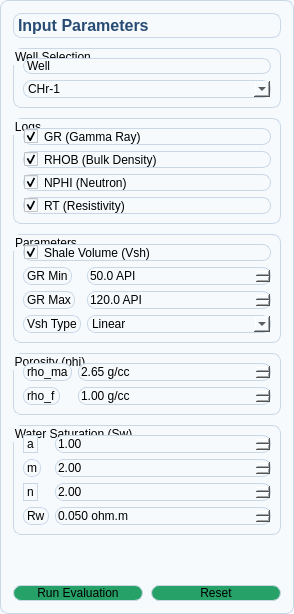
      <widget class="QFrame" name="frameFEControls">
       <property name="minimumSize">
        <size>
         <width>260</width>
         <height>0</height>
        </size>
       </property>
       <property name="maximumSize">
        <size>
         <width>320</width>
         <height>16777215</height>
        </size>
       </property>
       <property name="styleSheet">
        <string>background:#F7FAFD;border:1px solid #C9D7E6;border-radius:8px;</string>
       </property>
       <property name="frameShape">
        <enum>QFrame::StyledPanel</enum>
       </property>
       <layout class="QVBoxLayout" name="layoutFEControls">
        <property name="spacing">
         <number>10</number>
        </property>
        <property name="leftMargin">
         <number>12</number>
        </property>
        <property name="topMargin">
         <number>12</number>
        </property>
        <property name="rightMargin">
         <number>12</number>
        </property>
        <property name="bottomMargin">
         <number>12</number>
        </property>
        <item>
         <widget class="QLabel" name="lblFEControlsTitle">
          <property name="styleSheet">
           <string>font-size:16px;font-weight:700;color:#274B72;padding:2px 0;</string>
          </property>
          <property name="text">
           <string>Input Parameters</string>
          </property>
         </widget>
        </item>
        <item>
         <widget class="QGroupBox" name="groupFEWellSelection">
          <property name="title">
           <string>Well Selection</string>
          </property>
          <layout class="QVBoxLayout" name="layoutFEWellSelection">
           <item>
            <widget class="QLabel" name="lblFEWell">
             <property name="text">
              <string>Well</string>
             </property>
            </widget>
           </item>
           <item>
            <widget class="QComboBox" name="comboFeWell">
             <item>
              <property name="text">
               <string>CHr-1</string>
              </property>
             </item>
            </widget>
           </item>
          </layout>
         </widget>
        </item>
        <item>
         <widget class="QGroupBox" name="groupFELogs">
          <property name="title">
           <string>Logs</string>
          </property>
          <layout class="QVBoxLayout" name="layoutFELogs">
           <property name="spacing">
            <number>6</number>
           </property>
           <item>
            <widget class="QCheckBox" name="checkFEGR">
             <property name="text">
              <string>GR (Gamma Ray)</string>
             </property>
             <property name="checked">
              <bool>true</bool>
             </property>
            </widget>
           </item>
           <item>
            <widget class="QCheckBox" name="checkFERHOB">
             <property name="text">
              <string>RHOB (Bulk Density)</string>
             </property>
             <property name="checked">
              <bool>true</bool>
             </property>
            </widget>
           </item>
           <item>
            <widget class="QCheckBox" name="checkFENPHI">
             <property name="text">
              <string>NPHI (Neutron)</string>
             </property>
             <property name="checked">
              <bool>true</bool>
             </property>
            </widget>
           </item>
           <item>
            <widget class="QCheckBox" name="checkFERT">
             <property name="text">
              <string>RT (Resistivity)</string>
             </property>
             <property name="checked">
              <bool>true</bool>
             </property>
            </widget>
           </item>
          </layout>
         </widget>
        </item>
        <item>
         <widget class="QGroupBox" name="groupFEVsh">
          <property name="title">
           <string>Parameters</string>
          </property>
          <layout class="QFormLayout" name="formFEVsh">
           <item row="0" column="0" colspan="2">
            <widget class="QCheckBox" name="checkFEVsh">
             <property name="text">
              <string>Shale Volume (Vsh)</string>
             </property>
             <property name="checked">
              <bool>true</bool>
             </property>
            </widget>
           </item>
           <item row="1" column="0">
            <widget class="QLabel" name="lblFEGRMin">
             <property name="text">
              <string>GR Min</string>
             </property>
            </widget>
           </item>
           <item row="1" column="1">
            <widget class="QDoubleSpinBox" name="spinFEGRMin">
             <property name="suffix">
              <string> API</string>
             </property>
             <property name="decimals">
              <number>1</number>
             </property>
             <property name="maximum">
              <double>500.000000000000000</double>
             </property>
             <property name="value">
              <double>50.000000000000000</double>
             </property>
            </widget>
           </item>
           <item row="2" column="0">
            <widget class="QLabel" name="lblFEGRMax">
             <property name="text">
              <string>GR Max</string>
             </property>
            </widget>
           </item>
           <item row="2" column="1">
            <widget class="QDoubleSpinBox" name="spinFEGRMax">
             <property name="suffix">
              <string> API</string>
             </property>
             <property name="decimals">
              <number>1</number>
             </property>
             <property name="maximum">
              <double>500.000000000000000</double>
             </property>
             <property name="value">
              <double>120.000000000000000</double>
             </property>
            </widget>
           </item>
           <item row="3" column="0">
            <widget class="QLabel" name="vshTypeLabel">
             <property name="text">
              <string>Vsh Type</string>
             </property>
            </widget>
           </item>
           <item row="3" column="1">
            <widget class="QComboBox" name="vshTypeComboBox">
             <item>
              <property name="text">
               <string>Linear</string>
              </property>
             </item>
             <item>
              <property name="text">
               <string>Larionov (Tertiary Rocks)</string>
              </property>
             </item>
             <item>
              <property name="text">
               <string>Larionov (Older Rocks)</string>
              </property>
             </item>
             <item>
              <property name="text">
               <string>Clavier Model (Most Accurate)</string>
              </property>
             </item>
             <item>
              <property name="text">
               <string>Steiber Model</string>
              </property>
             </item>
            </widget>
           </item>
          </layout>
         </widget>
        </item>
        <item>
         <widget class="QGroupBox" name="groupFEPorosity">
          <property name="title">
           <string>Porosity (phi)</string>
          </property>
          <layout class="QFormLayout" name="formFEPorosity">
           <item row="0" column="0">
            <widget class="QLabel" name="lblFERhoMa">
             <property name="text">
              <string>rho_ma</string>
             </property>
            </widget>
           </item>
           <item row="0" column="1">
            <widget class="QDoubleSpinBox" name="spinFERhoMa">
             <property name="suffix">
              <string> g/cc</string>
             </property>
             <property name="decimals">
              <number>2</number>
             </property>
             <property name="maximum">
              <double>5.000000000000000</double>
             </property>
             <property name="value">
              <double>2.650000000000000</double>
             </property>
            </widget>
           </item>
           <item row="1" column="0">
            <widget class="QLabel" name="lblFERhoF">
             <property name="text">
              <string>rho_f</string>
             </property>
            </widget>
           </item>
           <item row="1" column="1">
            <widget class="QDoubleSpinBox" name="spinFERhoF">
             <property name="suffix">
              <string> g/cc</string>
             </property>
             <property name="decimals">
              <number>2</number>
             </property>
             <property name="maximum">
              <double>5.000000000000000</double>
             </property>
             <property name="value">
              <double>1.000000000000000</double>
             </property>
            </widget>
           </item>
          </layout>
         </widget>
        </item>
        <item>
         <widget class="QGroupBox" name="groupFESw">
          <property name="title">
           <string>Water Saturation (Sw)</string>
          </property>
          <layout class="QFormLayout" name="formFESw">
           <item row="0" column="0">
            <widget class="QLabel" name="lblFEArchieA">
             <property name="text">
              <string>a</string>
             </property>
            </widget>
           </item>
           <item row="0" column="1">
            <widget class="QDoubleSpinBox" name="spinFEArchieA">
             <property name="decimals">
              <number>2</number>
             </property>
             <property name="maximum">
              <double>10.000000000000000</double>
             </property>
             <property name="value">
              <double>1.000000000000000</double>
             </property>
            </widget>
           </item>
           <item row="1" column="0">
            <widget class="QLabel" name="lblFEArchieM">
             <property name="text">
              <string>m</string>
             </property>
            </widget>
           </item>
           <item row="1" column="1">
            <widget class="QDoubleSpinBox" name="spinFEArchieM">
             <property name="decimals">
              <number>2</number>
             </property>
             <property name="maximum">
              <double>10.000000000000000</double>
             </property>
             <property name="value">
              <double>2.000000000000000</double>
             </property>
            </widget>
           </item>
           <item row="2" column="0">
            <widget class="QLabel" name="lblFEArchieN">
             <property name="text">
              <string>n</string>
             </property>
            </widget>
           </item>
           <item row="2" column="1">
            <widget class="QDoubleSpinBox" name="spinFEArchieN">
             <property name="decimals">
              <number>2</number>
             </property>
             <property name="maximum">
              <double>10.000000000000000</double>
             </property>
             <property name="value">
              <double>2.000000000000000</double>
             </property>
            </widget>
           </item>
           <item row="3" column="0">
            <widget class="QLabel" name="lblFERw">
             <property name="text">
              <string>Rw</string>
             </property>
            </widget>
           </item>
           <item row="3" column="1">
            <widget class="QDoubleSpinBox" name="spinFERw">
             <property name="suffix">
              <string> ohm.m</string>
             </property>
             <property name="decimals">
              <number>3</number>
             </property>
             <property name="maximum">
              <double>10.000000000000000</double>
             </property>
             <property name="value">
              <double>0.050000000000000</double>
             </property>
            </widget>
           </item>
          </layout>
         </widget>
        </item>
        <item>
         <spacer name="spacerFEControls">
          <property name="orientation">
           <enum>Qt::Vertical</enum>
          </property>
          <property name="sizeHint" stdset="0">
           <size>
            <width>20</width>
            <height>40</height>
           </size>
          </property>
         </spacer>
        </item>
        <item>
         <layout class="QHBoxLayout" name="layoutFEActions">
          <property name="spacing">
           <number>8</number>
          </property>
          <item>
           <widget class="QPushButton" name="btnRunFE">
            <property name="styleSheet">
             <string notr="true">background-color: rgb(38, 162, 105);</string>
            </property>
            <property name="text">
             <string>Run Evaluation</string>
            </property>
           </widget>
          </item>
          <item>
           <widget class="QPushButton" name="btnResetFE">
            <property name="styleSheet">
             <string notr="true">background-color: rgb(38, 162, 105);</string>
            </property>
            <property name="text">
             <string>Reset</string>
            </property>
           </widget>
          </item>
         </layout>
        </item>
       </layout>
      </widget>
